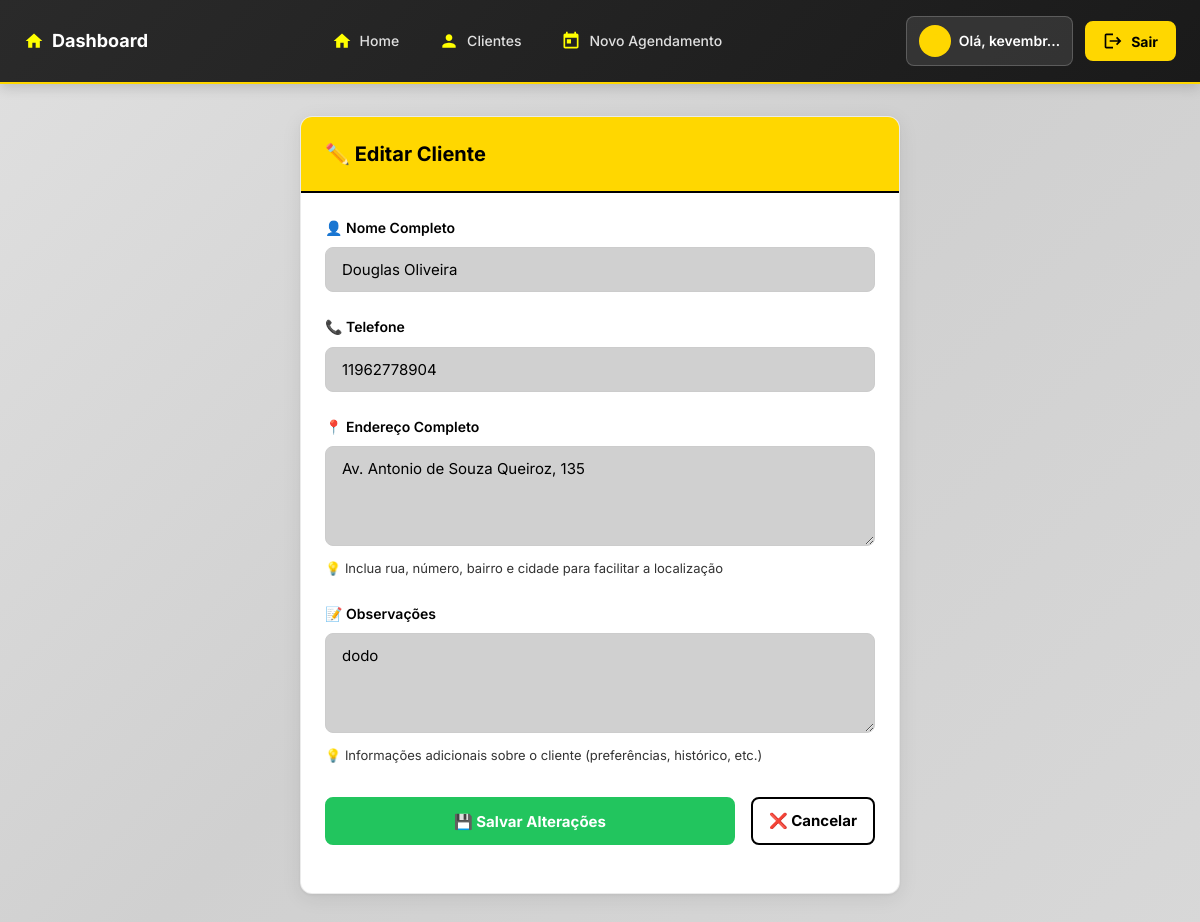
Page /clientes/editar/3/ (signed in) on the earlier database version.
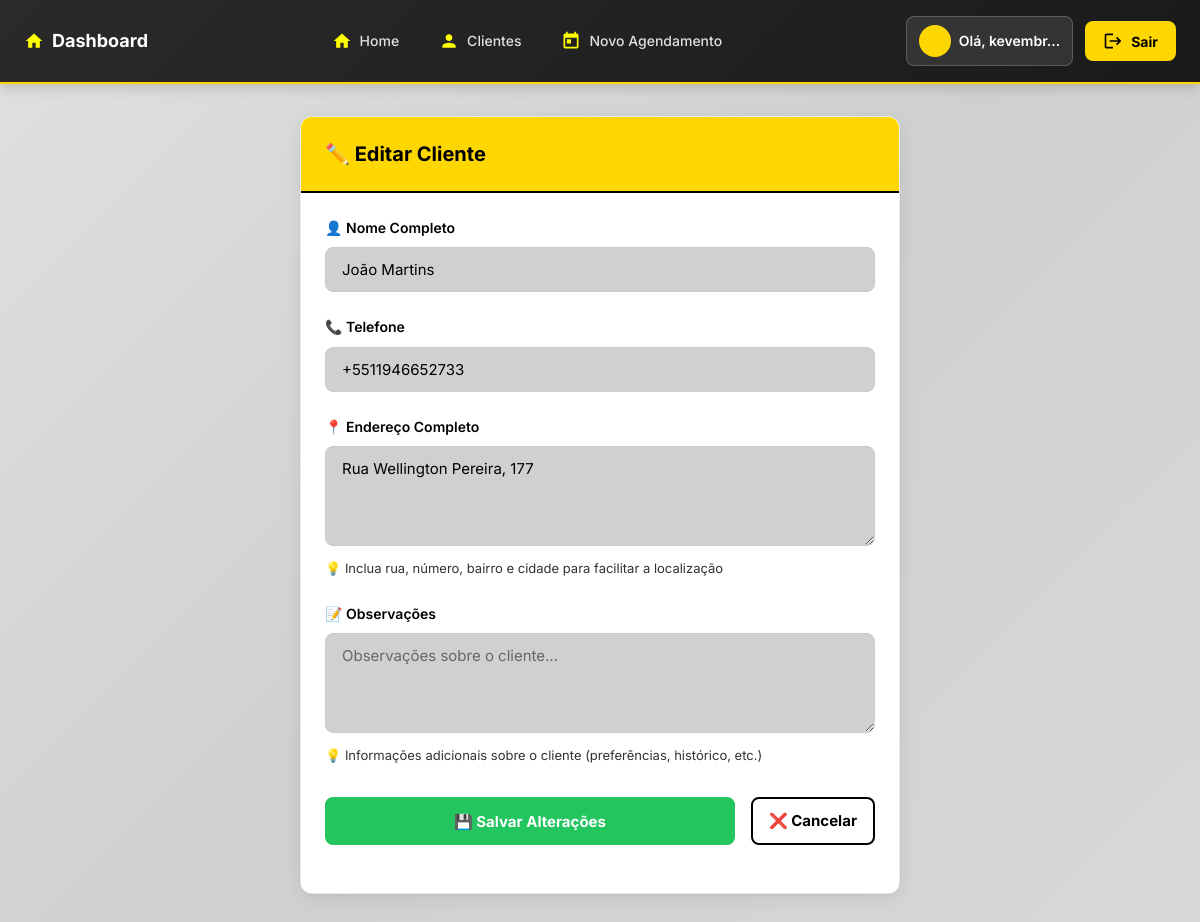
Same page on the later database version.
### agendamentos/models.py (models this page shows, shortened)
class Cliente(models.Model):
    nome = models.CharField(max_length=100)
    telefone = models.CharField(max_length=15, unique=True, blank=True, null=True)
    endereco = models.TextField(blank=True, null=True, help_text="Endereço completo do cliente")
    observacoes = models.TextField(blank=True, null=True)

### agendamentos/views.py (the view)
# urls.py: path('clientes/editar/<int:pk>/', views.editar_cliente, name='editar_cliente'),
@login_required
def editar_cliente(request, pk):
    cliente = get_object_or_404(Cliente, pk=pk)
    if request.method == 'POST':
        form = ClienteForm(request.POST, instance=cliente)
        if form.is_valid():
            form.save()
            return redirect('lista_clientes')
    else:
        form = ClienteForm(instance=cliente)
    return render(request, 'agendamentos/cliente_form.html', {'form': form, 'titulo': 'Editar Cliente'})

### agendamentos/forms.py
class ClienteForm(forms.ModelForm):
    class Meta:
        model = Cliente
        fields = ['nome', 'telefone', 'endereco', 'observacoes']
        widgets = {
            'nome': forms.TextInput(attrs={'class': 'form-control', 'placeholder': 'Nome completo'}),
            'telefone': forms.TextInput(attrs={'class': 'form-control', 'placeholder': '+5511999999999'}),
            'endereco': forms.Textarea(attrs={'class': 'form-control', 'rows': 3, 'placeholder': 'Endereço completo (rua, número, bairro, cidade)...'}),
            'observacoes': forms.Textarea(attrs={'class': 'form-control', 'rows': 3, 'placeholder': 'Observações sobre o cliente...'}),
        }

### agendamentos/templates/agendamentos/cliente_form.html (shortened to what this page needs)
{% extends 'agendamentos/base.html' %}
{% block content %}
<div style="display: flex; justify-content: center;">
    <div class="card" style="max-width: 600px; width: 100%;">
        <div class="card-header">
            <h3>{% if 'Novo' in titulo %}👤 Novo Cliente{% else %}✏️ Editar Cliente{% endif %}</h3>
        </div>
        <div class="card-body">
            <form method="post">
                <div class="form-group">
                    <label for="{{ form.nome.id_for_label }}">👤 Nome Completo</label>
                    {{ form.nome }}
                </div>
                <div class="form-group">
                    <label for="{{ form.telefone.id_for_label }}">📞 Telefone</label>
                    {{ form.telefone }}
                </div>
                <div class="form-group">
                    <label for="{{ form.endereco.id_for_label }}">📍 Endereço Completo</label>
                    {{ form.endereco }}
                    <small class="form-text text-muted">
                        💡 Inclua rua, número, bairro e cidade para facilitar a localização
                    </small>
                </div>
                <div class="form-group">
                    <label for="{{ form.observacoes.id_for_label }}">📝 Observações</label>
                    {{ form.observacoes }}
                    <small class="form-text text-muted">
                        💡 Informações adicionais sobre o cliente (preferências, histórico, etc.)
                    </small>
                </div>
                <div class="form-group" style="display: flex; gap: 1rem; margin-top: 2rem;">
                    <button type="submit" class="btn btn-success" style="flex: 1;">
                        {% if 'Novo' in titulo %}✅ Cadastrar Cliente{% else %}💾 Salvar Alterações{% endif %}
                    </button>
                    <a href="{% url 'lista_clientes' %}" class="btn btn-secondary">❌ Cancelar</a>
                </div>
            </form>
        </div>
    </div>
</div>
{% endblock %}

Differences in the rows shown:
changed Cliente: nome "Douglas Oliveira" → "João Martins"; telefone "11962778904" → "+5511946652733"; endereco "Av. Antonio de Souza Queiroz, 135" → "Rua Wellington Pereira, 177"; observacoes "dodo" → (not shown)
